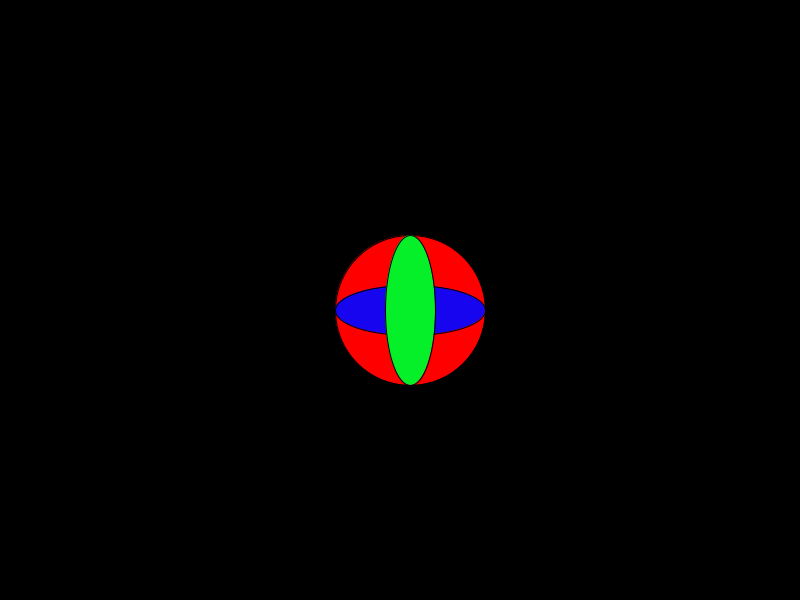
Frame 1 (no input)
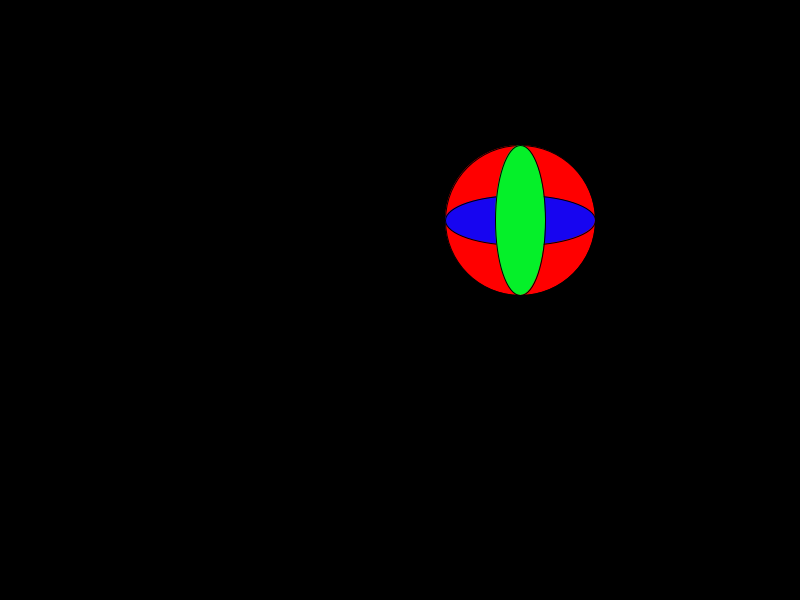
Frame 60 (the mouse pressed at the canvas centre just before this capture)
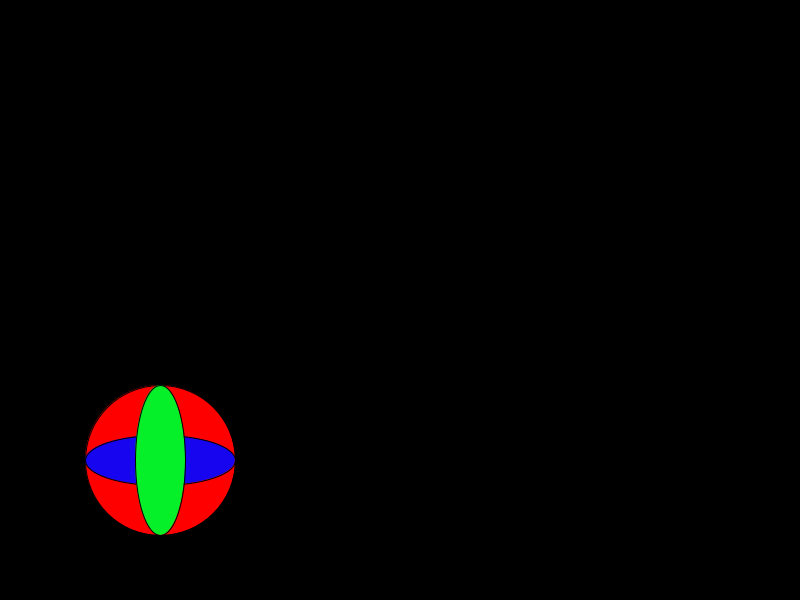
Frame 120 (the mouse held since frame 60 and released just before this capture)

The Processing sketch that drew these frames (run headless with seeded random() and noise(); from frame 60 on, the mouse is pressed at the canvas centre):

// Processing sketch: sketch_260423b55
// ── sketch_260423b55.pde
Ball ball;

void setup(){
  size(800,600);
    ball = new Ball(40);
     ball = new Ball(50);
}

void draw() {
  background(0);
  ball.update();
  ball.display ();
}

class Ball {
  float x, y;
  float vx, vy;
  float radius;
  color col;

  Ball(int r) {
    println("Ball is called"+r);
     x = width/2;
     y = height/2;
     radius = r;
     vx = 10;
     vy = 10;
     col=color(255,0,0);
  }
  
  void update () {
    x = x + vx;
    y = y + vy;
    
  if(x - radius < 0 || x + radius > width){
    vx = -vx;
  }  
    
  if(y - radius < 0 || y + radius >height){
    vy = -vy;
  }  

}
void display(){
  fill(col);
  ellipse(x,y,radius*3,radius*3);
    fill(#1705F0);
    ellipse(x,y,radius*3,radius*1);
    
    fill(#05F029);
    ellipse(x,y,radius*1,radius*3);
    
  
  } 

}

  
